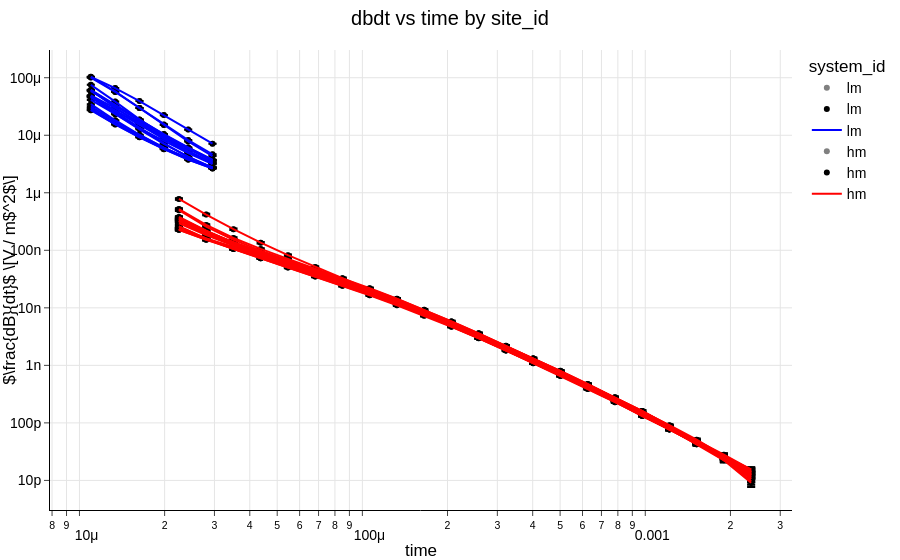

The notebook cell saved with this chart:
### Code cell
import panels

pd1 = panels.dbdtSounding(dataframe=raw_df_data)
pd1.render()

### Figure 1 — Plotly figure (JSON) as saved in the notebook; plotly's stock layout.template omitted (floating-point values rounded to 4 significant figures; data arrays with more than 128 entries replaced by an {"elided": "..."} marker saying what was removed)
{"data": [{"customdata": {"elided": "133x3 mixed values"}, "error_y": {"array": {"elided": "133 float values"}, "arrayminus": {"elided": "133 float values"}}, "hovertemplate": "system_id=lm<br>time=%{x}<br>dbdt=%{y}<extra></extra>", "legendgroup": "lm", "marker": {"color": "gray", "symbol": "circle"}, "mode": "markers", "name": "lm", "orientation": "v", "showlegend": true, "type": "scatter", "x": {"elided": "133 float values"}, "xaxis": "x", "y": {"elided": "133 float values"}, "yaxis": "y"}, {"customdata": {"elided": "437x3 mixed values"}, "error_y": {"array": {"elided": "437 float values"}, "arrayminus": {"elided": "437 float values"}}, "hovertemplate": "system_id=hm<br>time=%{x}<br>dbdt=%{y}<extra></extra>", "legendgroup": "hm", "marker": {"color": "gray", "symbol": "circle"}, "mode": "markers", "name": "hm", "orientation": "v", "showlegend": true, "type": "scatter", "x": {"elided": "437 float values"}, "xaxis": "x", "y": {"elided": "437 float values"}, "yaxis": "y"}, {"error_y": {"array": {"elided": "133 float values"}, "arrayminus": {"elided": "133 float values"}}, "hovertemplate": "system_id=lm<br>time=%{x}<br>dbdt=%{y}<extra></extra>", "legendgroup": "lm", "marker": {"color": "black", "symbol": "circle"}, "mode": "markers", "name": "lm", "orientation": "v", "showlegend": true, "type": "scatter", "x": {"elided": "133 float values"}, "xaxis": "x", "y": {"elided": "133 float values"}, "yaxis": "y"}, {"error_y": {"array": {"elided": "437 float values"}, "arrayminus": {"elided": "437 float values"}}, "hovertemplate": "system_id=hm<br>time=%{x}<br>dbdt=%{y}<extra></extra>", "legendgroup": "hm", "marker": {"color": "black", "symbol": "circle"}, "mode": "markers", "name": "hm", "orientation": "v", "showlegend": true, "type": "scatter", "x": {"elided": "437 float values"}, "xaxis": "x", "y": {"elided": "437 float values"}, "yaxis": "y"}, {"customdata": {"elided": "133x3 mixed values"}, "hovertemplate": "system_id=lm<br>time=%{x}<br>dbdt=%{y}<extra></extra>", "legendgroup": "lm", "line": {"color": "#0000ff", "dash": "solid"}, "marker": {"symbol": "circle"}, "mode": "lines", "name": "lm", "orientation": "v", "showlegend": true, "type": "scatter", "x": {"elided": "133 float values"}, "xaxis": "x", "y": {"elided": "133 float values"}, "yaxis": "y"}, {"customdata": {"elided": "437x3 mixed values"}, "hovertemplate": "system_id=hm<br>time=%{x}<br>dbdt=%{y}<extra></extra>", "legendgroup": "hm", "line": {"color": "#ff0000", "dash": "solid"}, "marker": {"symbol": "circle"}, "mode": "lines", "name": "hm", "orientation": "v", "showlegend": true, "type": "scatter", "x": {"elided": "437 float values"}, "xaxis": "x", "y": {"elided": "437 float values"}, "yaxis": "y"}], "layout": {"dragmode": "select", "legend": {"title": {"text": "system_id"}, "tracegroupgap": 0}, "margin": {"b": 50, "l": 50, "r": 50, "t": 50}, "title": {"text": "dbdt vs time by site_id"}, "xaxis": {"anchor": "y", "domain": [0, 1], "title": {"text": "time"}, "type": "log"}, "yaxis": {"anchor": "x", "domain": [0, 1], "title": {"text": "$\\frac{dB}{dt}$ \\[V / m$^2$\\]"}, "type": "log"}}}
